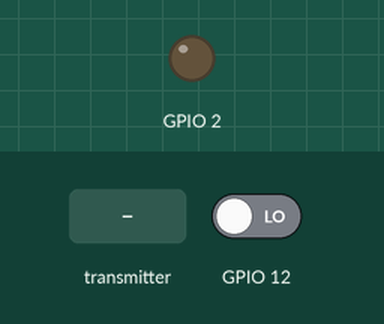
Bench run of a sketch on a simulated ESP32. On the bench: output pins drawn as LEDs (lit = HIGH). The test bench sets the inputs (shaded band); at power-on: GPIO 12 LOW. WiFi joins after 1.5 s; servers stay silent unless stated; random numbers use the default seed unless the sketch sets one; no MQTT or app messages arrive unless stated; what the sketch prints to the serial monitor is not drawn.

Above: at 2.7 s.
2.8 s: GPIO 12 driven HIGH
At 3.6 s:
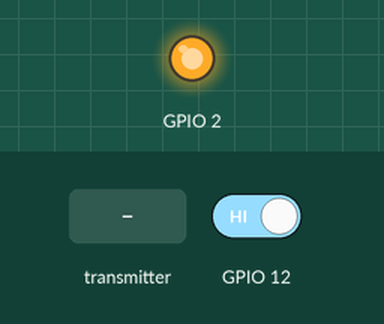
10.3 s: the transmitter starts sending shoot = 1
At 11.2 s:
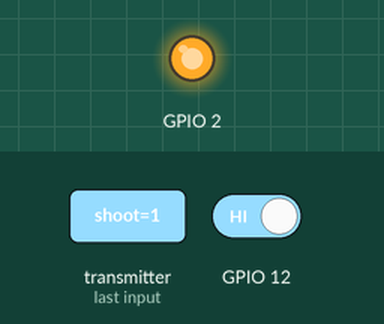
Timing chart, 0 to 73.8 s (numbered marks = the images above; inputs shaded):
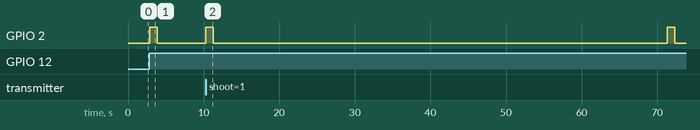

Measured:
- after the input at 2.8 s, GPIO 2: LOW → HIGH after 0.06 s, → LOW 1.0 s later
- after the input at 10.3 s, GPIO 2: LOW → HIGH at once, → LOW 1.0 s later

The sketch:

SensorForceSleepMode.ino
```cpp
#include <HTTPClient.h>
#include <PubSubClient.h>
#include <WiFi.h>
#include <esp_now.h>

const char* ssid = "MIWIFI_2G_2jJ5";
const char* password = "xvFYmqRv";

const String channelId = "1299306"; // Usado para identificar el canal
WiFiClient mqttIPClientWifi;
PubSubClient mqttIPClient( mqttIPClientWifi );
const char* mqtt_ip = "ioticos.org";
const int mqtt_ip_port = 1883;
const char* mqtt_ip_user = "hGR2rL1latTuCnB";
const char* mqtt_ip_password = "ASJ5c61zVvtuib7";
const char *mqtt_ip_topic = "htO9wfUxA50uzDS/output";
const char *mqtt_ip_topic_subscribe = "htO9wfUxA50uzDS/input";
int armed = 1;
typedef struct shoot_on_demand {
  bool shoot;
  String deviceId;
};

shoot_on_demand esp_now_data;

TaskHandle_t taskSendStatus;

void OnRecv(const uint8_t * mac, const uint8_t *incomingData, int len) {
  memcpy(&esp_now_data, incomingData, sizeof(esp_now_data));
  Serial.print("Señal desde NOW");
  Serial.print(esp_now_data.shoot);
  if (esp_now_data.shoot == true){
    Serial.print("Disparo de camara");
    sendSignalToCam();
  }
}

void mqttCallback(char* topic, byte* payload, unsigned int length);
void mqttReconnect();

void mqttReconnect() {

  while (!mqttIPClient.connected()) {
    Serial.print("Intentando conexión Mqtt...");
    // Creamos un cliente ID
    String clientId = "IOTICOS_H_W_";
    clientId += String(random(0xffff), HEX);
    // Intentamos conectar
    if (mqttIPClient.connect(clientId.c_str(),mqtt_ip_user,mqtt_ip_password)) {
      Serial.println("Conectado!");
      // Nos suscribimos
      if(mqttIPClient.subscribe(mqtt_ip_topic_subscribe)){
        Serial.println("Suscripcion ok");
      }else{
        Serial.println("fallo Suscripciión");
      }
    } else {
      Serial.print("falló :( con error -> ");
      Serial.print(mqttIPClient.state());
      Serial.println(" Intentamos de nuevo en 5 segundos");
      delay(5000);
    }
  }
}

// https://stackoverflow.com/questions/9072320/split-string-into-string-array
String getValue(String data, char separator, int index)
{
  int found = 0;
  int strIndex[] = {0, -1};
  int maxIndex = data.length()-1;

  for(int i=0; i<=maxIndex && found<=index; i++){
    if(data.charAt(i)==separator || i==maxIndex){
        found++;
        strIndex[0] = strIndex[1]+1;
        strIndex[1] = (i == maxIndex) ? i+1 : i;
    }
  }

  return found>index ? data.substring(strIndex[0], strIndex[1]) : "";
}

void mqttCallback(char* topic, byte* payload, unsigned int length){
  String incoming = "";
  Serial.print("Mensaje recibido desde -> ");
  Serial.print(topic);
  Serial.println("");
  for (int i = 0; i < length; i++) {
    incoming += (char)payload[i];
  }
  incoming.trim();
  Serial.println("Mensaje -> " + incoming);

  if (getValue(incoming,';',0) == channelId && getValue(incoming,';',2) == "MQTT"){
    armed = getValue(incoming,';',1).toInt();
  }
}

void bootUp(){
  if (!mqttIPClient.connected()) {
      mqttReconnect();
   }
}

void mqttLoop(){
  bootUp();
  mqttIPClient.loop();
}

void taskSendStatusMethod( void * parameter) {
  String statusMsg;
  for(;;) {
    mqttLoop();
    delay(100);
  }
}

void setup() {
  // put your setup code here, to run once:
  Serial.begin(115200);
  pinMode(2, OUTPUT);
  pinMode(12, INPUT);
  WiFi.mode(WIFI_AP_STA);
  Serial.println(WiFi.macAddress());

  WiFi.begin(ssid, password);
  while (WiFi.status() != WL_CONNECTED) {
    delay(500);
    Serial.print(".");
  }
  Serial.println("");
  Serial.println("WiFi connected");


  if (esp_now_init() != ESP_OK) {
    Serial.println("There was an error initializing ESP-NOW");
    return;
  }

  esp_now_register_recv_cb(OnRecv);


  mqttIPClient.setServer(mqtt_ip, mqtt_ip_port);
  mqttIPClient.setCallback(mqttCallback);
  bootUp();

  xTaskCreatePinnedToCore(
      taskSendStatusMethod, /* Function to implement the task */
      "taskSendStatus", /* Name of the task */
      10000,  /* Stack size in words */
      NULL,  /* Task input parameter */
      0,  /* Priority of the task */
      &taskSendStatus,  /* Task handle. */
      0); /* Core where the task should run */
}

void sendSignalToCam(){
  digitalWrite(2, 1);
  delay(1000);
  digitalWrite(2, 0);
  delay(60000);
}

void loop() {
  // put your main code here, to run repeatedly:
  int movSensor = digitalRead(12);
  if (movSensor == 1 && armed == 1) {
    sendSignalToCam();
    Serial.println("Sensor movement detection!");
  } else {
    delay(100);
  }
}
```
